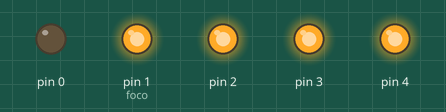
This sketch was run on a simulated Arduino Uno, built with avr-gcc and run on an emulated ATmega328P. Parts: output pins drawn as LEDs (lit = HIGH).

Above: at 0.1 s.
Timing chart, 0 to 1.6 s (numbered marks = the images above):
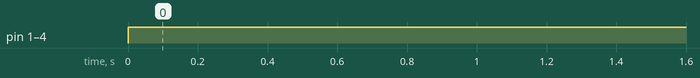

Measured:
- by itself, pin 1 (foco), pin 2–4: LOW → HIGH at 0.00 s

The sketch:

sketch_feb28b.ino
```cpp
int foco=1;
int foco2=2;
int foco3=3;
int foco4=4;
int foco5=5;
long tiempo;
long velocidad;

void setup() {
  // put your setup code here, to run once:
  for(int t=0; t<5; t++)
  {
   pinMode(t,OUTPUT);
   digitalWrite(t,LOW);
  }
}

void loop()
{
  // put your main code here, to run repeatedly:
   prender(foco);
   prender(foco2);
   prender(foco3);
   prender(foco4);
   prender(foco5);
}


void prender(int foco)
{
  digitalWrite(foco,HIGH);
}
void apagar(int foco){analogWrite(foco,LOW);
}


void semadoro(int foco,int foco2,int foco3,int foco4,int foco5){
  int po;

  apagar(foco);
  prender(foco2);
  delay(10000);
  apagar(foco2);
  prender(foco3);
  delay(8000);
  apagar(foco3);
  prender(foco4);
  delay(6000);
  apagar(foco4);
  prender(foco5);
  delay(4000);
}
```
